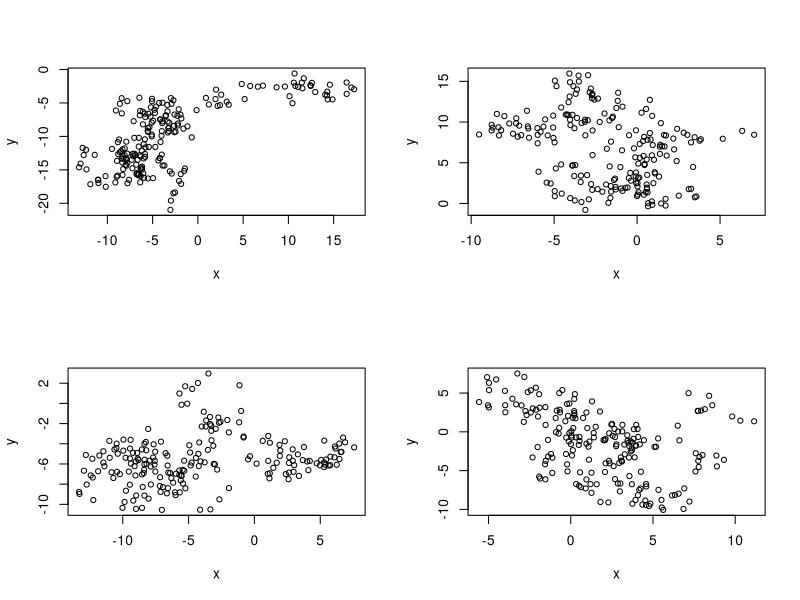

Here is the R script that generated this plot:
set.seed(997711)
n = 200

par(mfrow=c(2,2))
x = arima.sim(list(order=c(1,0,0),ar=.99),n=n)
y = arima.sim(list(order=c(1,0,0),ar=.99),n=n)
fit1= lm(y~x)
fit5 = lm(diff(y)~diff(x))
plot(x,y,type="p")

x = arima.sim(list(order=c(1,0,0),ar=.99),n=n)
y = arima.sim(list(order=c(1,0,0),ar=.99),n=n)
fit2= lm(y~x)
fit6 = lm(diff(y)~diff(x))
plot(x,y,type="p")


x = arima.sim(list(order=c(1,0,0),ar=.99),n=n)
y = arima.sim(list(order=c(1,0,0),ar=.99),n=n)
fit3= lm(y~x)
fit7 = lm(diff(y)~diff(x))
plot(x,y,type="p")


x = arima.sim(list(order=c(1,0,0),ar=.99),n=n)
y = arima.sim(list(order=c(1,0,0),ar=.99),n=n)
fit4= lm(y~x)
fit8 = lm(diff(y)~diff(x))
plot(x,y,type="p")

 summary(fit1)$coefficients
 summary(fit2)$coefficients
 summary(fit3)$coefficients
 summary(fit4)$coefficients


 summary(fit5)$coefficients
 summary(fit6)$coefficients
 summary(fit7)$coefficients
 summary(fit8)$coefficients
